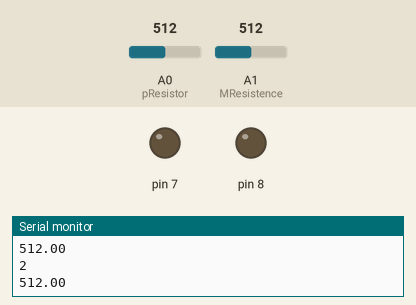
Simulated run of this sketch. Board: Arduino Uno, built with avr-gcc and run on an emulated ATmega328P. Parts: output pins drawn as LEDs (lit = HIGH), the last lines printed to the serial monitor. The test bench sets the inputs (shaded band); at power-on: A0 (pResistor) = 512, A1 (MResistence) = 512.

Above: at 1.2 s.
1.3 s: A0 (pResistor) set to 751
2.8 s: A0 (pResistor) set to 769
At 3.2 s:
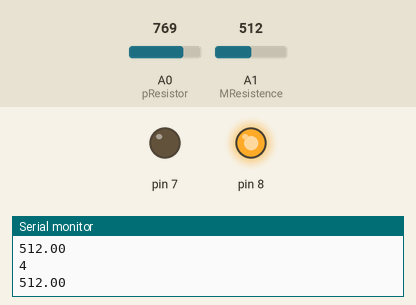
4.3 s: A0 (pResistor) set to 122
At 4.61 s:
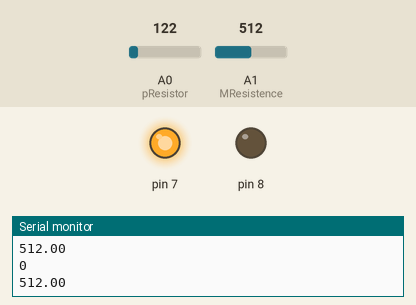
6.3 s: A0 (pResistor) set to 900
At 7.4 s:
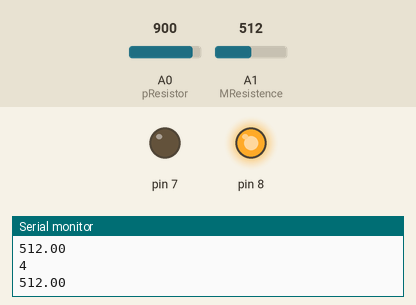
7.9 s: A0 (pResistor) set to 716
At 8.8 s:
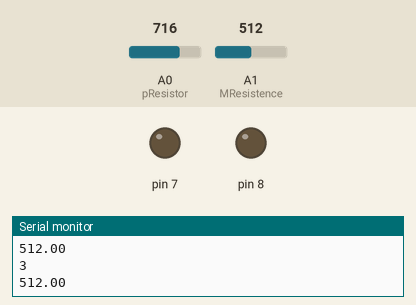
Timing chart, 0 to 10.5 s (numbered marks = the images above; inputs shaded):
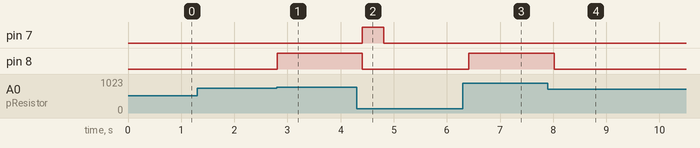

Measured:
- the behaviour switches between 759 and 760 on A0 (pResistor) (found by bisection; images 0 and 1)
- after the input at 2.8 s, pin 8: LOW → HIGH at once
- after the input at 4.3 s, pin 7: LOW → HIGH after 0.11 s, → LOW 0.40 s later; pin 8: HIGH → LOW after 0.11 s
- after the input at 6.3 s, pin 8: LOW → HIGH after 0.11 s
- after the input at 7.9 s, pin 8: HIGH → LOW after 0.12 s

The sketch:

project_with_resistence.ino
```cpp
//Constants
const int pResistor = A0;
const int check = 500;
const int MResistence = A1;

//Variables
int value;
float block;
bool flag = false;

void setup(){
 Serial.begin(9600);
 pinMode(7, OUTPUT);
 pinMode(8, OUTPUT);
 pinMode(pResistor, INPUT);
 pinMode(MResistence, INPUT);
}

void loop(){
  do{
    value = 5.0/950*(analogRead(pResistor));
    block = analogRead(MResistence);
    Serial.println(value);
    Serial.println(block);
    if((value < 1) && flag == true){
      digitalWrite(7, LOW);
      digitalWrite(8, LOW);
    }
    else if ((value < 1) && flag == false){
      digitalWrite(7, HIGH);
      digitalWrite(8, LOW);
      if(block > 10){
        flag = true;
      }
    }
    else if(value >= 4){
      digitalWrite(7, LOW);
      digitalWrite(8, HIGH);
      flag = false;
    }
    else if((value >= 1) && (value < 4)){
      digitalWrite(7, LOW);
      digitalWrite(8, LOW);
      flag = false;
    }
    delay(400); //Small delay
  }while(true);
}
```
